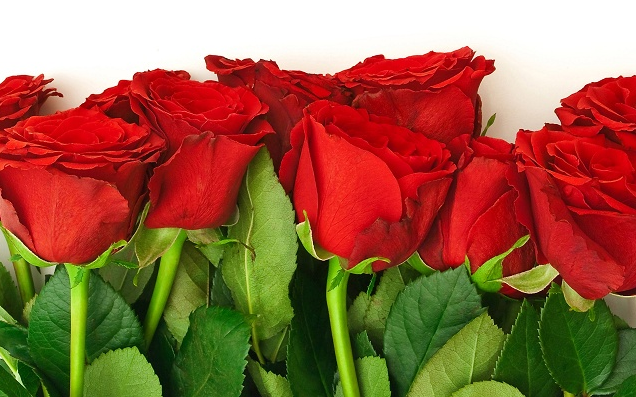
#> input picture TIM/Examens/2020_2021/Base_images/rose.png, 636 x 397 px, found by its file name
$ jupyter execute Examen_20_21_P1_Correction.ipynb   (older library calls are emulated)
#> lines starting #> are read from the running program, lines starting #| are printed output that depends on the picture; after the words box and inside, x2 and y2 are one past the last pixel; in counts of white or black regions, pixels touching at a corner belong together
# TIM - Examen Pratique 2020-2021
## Lundi 18 Janvier 2021

[cell 1]
# A compléter
# Importer ici les packages qui vous seront nécessaires pour cette partie de l'examen
import cv2
import numpy as np
from matplotlib import pyplot as plt

path_image = '../Base_images/'

# Partie Implémentation : Histogram Backprojection

Pour cet exercice, votre mission, si vous l'acceptez, sera d'implémenter l'algorithme "Histogram backprojection". Cet algorithme a été proposé par Michael J. Swain , Dana H. Ballard dans leur article "Indexing via color histograms" en 1990.

Cet algorithme est utilisé principalement pour de la segmentation d'image ou pour de la détection d'objets. A partir d'une image et d'une région d'intérêt (Region Of Interest ou ROI), l'histogram backprojection retourne une image de la même taille où chaque pixel correspond à la probabilité que ce pixel appartienne à la région d'intérêt. Cette image est créée grâce à l'analyse des histogrammes 2D de l'image d'entrée et de la ROI, converties en HSV.

La tâche qu'on va réaliser avec histogram backprojection est la segmentation d'images, à savoir la création d'une matrice de même taille que l'image d'entrée, où chaque pixel contient comme valeur la classe de l'objet (exemple en image ci-dessous). Cependant, avec notre algo, on va uniquement segmenter une zone d'intérêt, donc une seule classe d'objet.

## Partie 1 : Roses are red, Violets are blue...

---
1) Chargez l'image (rose.png) et la ROI (rose_roi.png) en RGB pour la démonstration et affichez-les.

[cell 2]
# A compléter
# Chargement et affichage en RGB de l'image à analyser et de la région d'intérêt
image = cv2.cvtColor(cv2.imread(path_image+'rose.png',1),cv2.COLOR_BGR2RGB)
roi = cv2.cvtColor(cv2.imread(path_image+'rose_roi.png',1),cv2.COLOR_BGR2RGB)
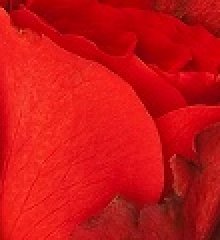
#> input picture TIM/Examens/2020_2021/Base_images/rose_roi.png, 110 x 120 px, found by its file name (shown 2 times larger)

plt.subplots(2,1,figsize=(10,10))
plt.subplot(121)
plt.imshow(image)
plt.title("Image à analyser")
plt.subplot(122)
plt.imshow(roi)
plt.title("ROI : ce qu'on veut trouver dans l'image")
plt.show()

Vous l'avez compris : l'objectif sera de détecter les têtes de roses rouges. La ROI est une zone extraite de l'image (au centre).

---
2) Convertissez l'image et la ROI en HSV et affichez les résultats channel par channel (en niveau de gris)

[cell 3]
# A compléter
# Conversion HSV et affichage de l'image et de la ROI
hsv_image = cv2.cvtColor(image,cv2.COLOR_RGB2HSV)
#> hsv_image: shape (397, 636, 3); mean H, S, V 54.5, 172.9, 166
hsv_roi = cv2.cvtColor(roi,cv2.COLOR_RGB2HSV)
#> hsv_roi: shape (120, 110, 3); mean H, S, V 83.5, 233.4, 203.4

plt.subplots(2,3,figsize=(10,10))
plt.subplot(231)
plt.imshow(hsv_image[:,:,0],'gray')
plt.title("Image HSV (Channel H)")
plt.subplot(232)
plt.imshow(hsv_image[:,:,1],'gray')
plt.title("Image HSV (Channel S)")
plt.subplot(233)
plt.imshow(hsv_image[:,:,2],'gray')
plt.title("Image HSV (Channel V)")
plt.subplot(234)
plt.imshow(hsv_roi[:,:,0],'gray')
plt.title("ROI HSV (Channel H)")
plt.subplot(235)
plt.imshow(hsv_roi[:,:,1],'gray')
plt.title("ROI HSV (Channel S)")
plt.subplot(236)
plt.imshow(hsv_roi[:,:,2],'gray')
plt.title("ROI HSV (Channel V)")
plt.show()

---
3) Calculez maintenant les histogrammes 2D de l'image HSV et la ROI HSV, qui s'appeleront respectivement I et M. L' histogramme 2D d'une image est une matrice 2D avec en abscisse les valeurs possibles de l'image sur le channel H, et en ordonnée les valeurs possibles de l'image sur le channel S. Par exemple, un histogramme 2D aura aux coordonnées (x,y) le nombre de pixels de l'image correspondante ayant sur le channel H la valeur x ET sur le channel S la valeur y.

Vous pouvez soit coder la fonction à la main, soit utiliser une fonction qui permet de le calculer.

[cell 4]
# A compléter
# Calcul des histogrammes 2D de l'image HSV et de la ROI HSV

# Version manuelle
def histogram2D(hsv):
    # Les valeurs possibles de H sont les entiers positifs entre 0 et 179. Les valeurs possibles de S sont les entiers positifs entre 0 et 255.
    # La taille de notre histogramme sera donc (180,255)
    histogram = np.zeros((180,256),dtype=np.uint16)

    # Taille de l'image (pour pouvoir construire nos boucles)
    height,width,__ = hsv.shape
#> height = 397; width = 636

    # Calcul de notre histogramme
    for i in range(height):
        for j in range(width):
            histogram[hsv[i,j,0],hsv[i,j,1]]+=1
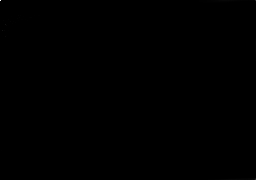
#> histogram: shape (180, 256) uint16; min 0, max 29314, mean 5.5; drawn with min black and max white

    return histogram

I = histogram2D(hsv_image)
M = histogram2D(hsv_roi)

[cell 5]
# Autre version avec cv2.calcHist
I = cv2.calcHist([hsv_image],[0, 1], None, [180, 256], [0, 180, 0, 256])
M = cv2.calcHist([hsv_roi],[0, 1], None, [180, 256], [0, 180, 0, 256])

*_Checkpoint 1_* : Vous pouvez vérifier que votre histogramme est correct grâce aux vérifications suivantes :
- I[0,0] = 29314
- I[0,255] = 3956
- I.sum() = 252492
- M[0,0] = 0
- M[0,255] = 427
- M.sum() = 13200

[cell 6]
# A compléter
# Vérifications de la bonne construction de vos histogrammes 2D
assert I[0,0]==29314,"I est mal construite"
assert I[0,255]==3956,"I est mal construite"
assert I.sum()==252492,"I est mal construite"
assert M[0,0]==0,"I est mal construite"
assert M[0,255]==427,"M est mal construite"
assert M.sum()==13200,"M est mal construite"

Si ce checkpoint n'est pas validé, vous avez en secours les matrices I.npy et M.npy à charger dans le dossier 'Base_images/voie_de_secours/'

[cell 7]
import os
os.makedirs('../Base_images/voie_de_secours/',exist_ok=True)
np.save('../Base_images/voie_de_secours/M.npy',M)
np.save('../Base_images/voie_de_secours/I.npy',I)

---
4) Calculez la matrice de probabilités R = M/I. Il se peut que vous ayez des valeurs incongrues, mais c'est normal, car I peut valoir 0 parfois. Cela n'influencera pas les résultats futurs, mais remplacez ces valeurs par 0.

[cell 8]
# A compléter
# Calcul de R

# Version sans contrôle de la division par 0
#R = M/I

# Version avec contrôle de la division par 0
R = np.zeros((M.shape),dtype = np.float)
R[I>0] = M[I>0]/I[I>0]

---
5) R ici va être utilisée ensuite comme une 'palette'. On va pouvoir construire la matrice B, une image 1 channel de la même taille que notre image à analyser, dont chaque pixel aura comme valeur la probabilité que ce pixel soit de la même classe que la région d'intérêt.

Construisez et affichez maintenant la matrice B, définie grâce à la formule suivante :

\begin{equation*}
B(x,y) = min(R[h(x,y),s(x,y)],1)
\end{equation*}

avec h et s qui sont respectivement les channels Hue et Saturation de l'image à analyser, convertie en HSV.

[cell 9]
# A compléter
# Création et affichage de l'image B

# Version simple avec boucles
height,width,_ = hsv_image.shape
#> height = 397; width = 636
B = np.zeros((height,width),dtype=np.float)
for i in range(height):
    for j in range(width):
        B[i,j]=np.min(R[hsv_image[i,j,0],hsv_image[i,j,1]])
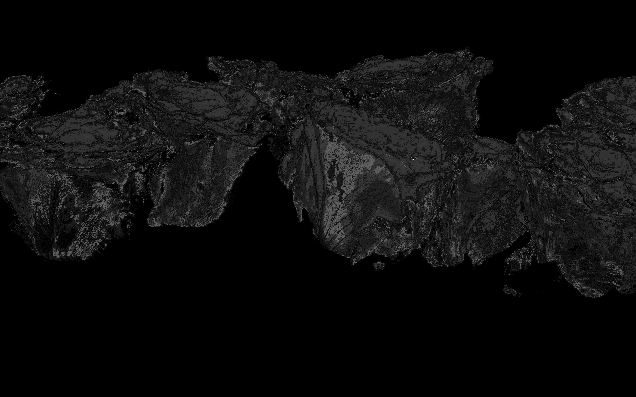
#> B: shape (397, 636) float64; min 0, max 1, mean 0.0523


# Version optimisée
h,s,v = cv2.split(hsv_image)
B = R[h.ravel(),s.ravel()]
B = np.minimum(B,1)
B = B.reshape(hsv_image.shape[:2])

plt.subplots(1,1,figsize=(10,10))
plt.imshow(B)
plt.title("La matrice de probabilité B")
plt.show()

*_Checkpoint 2_* : A ce stade, il se peut que vous n'obtenez pas un résultat satisfaisant (à base d'erreurs d'exécution, ou autre, etc.). Lors de l'affichage de la matrice de probabilité, si les pixels rouges de l'image originale ne ressortent pas distinctement (voir fichier "Checkpoint_2.jpg' dans le dossier "Base_images/voie_de_secours/" pour pouvoir comparer), c'est qu'il y a sûrement une erreur. Si vous n'obtenez pas exactement le même résultat que ce que j'ai, je vous conseille de ne pas perdre de temps dessus.

Si en revanche le résultat n'est pas satisfaisant, vous avez la possibilité d'utiliser la fonction OpenCV calcBackProject, où il vous faudra votre image HSV à analyser, et M, l'histogramme de votre ROI en format HSV.

/!\ : Il est fort probable que vous n'ayez pas le même résultat que la version d'OpenCV. Ceci est normal car nous effectuons pas exactement les mêmes opérations que l'algo d'OpenCV. Cependant, l'algorithme d'OpenCV retourne une matrice en uint8, donc il faudra normaliser le résultat pour avoir des valeurs comprises entre 0 et 1.

[cell 10]
# A compléter
# Calcul et affichage de la backprojection de votre image à analyser avec la fonction OpenCV
B_cv2 = cv2.calcBackProject([hsv_image],[0,1],M,[0,180,0,256],1)
# Normalisation du résultat (float entre 0 et 1)
B_cv2 = B_cv2/255.

plt.subplots(1,1,figsize=(10,10))
plt.imshow(B_cv2)
plt.title("La matrice de probabilité B via Opencv")
plt.show()

---
6) Il est l'heure d'appliquer un filtrage sur B. Pour cela, créer un filtre elliptique de taille 5X5 (utilisé habituellement pour la morphologie mathématique), appliquez ce filtre via convolution sur B, normalisez le résultat en uint8 et affichez le résultat.

[cell 11]
# A compléter
# Création du filtre elliptique, application de ce dernier sur B, normalisation et affichage du résultat

# Création du filtre elliptique
disc = cv2.getStructuringElement(cv2.MORPH_ELLIPSE,(5,5))
# Application du filtre sur B
B = cv2.filter2D(B,-1,disc)
# Normalisation de l'image en uint8
B = np.uint8(B*255/B.max())
# Affichage du résultat
plt.subplots(1,1,figsize=(10,10))
plt.imshow(B)
plt.title("La matrice de probabilité B après filtrage")
plt.show()

---
7) Pour finir, appliquez une binarisation sur cette image pour obtenir un masque indiquant les pixels appartenant à la classe de votre ROI. Le seuil sera défini à la main. Affichez le résultat de cette binarisation.

[cell 12]
# A compléter
# Binarisation de B puis affichage du masque de sélection créé

# Binarisation de B
ret,thresh = cv2.threshold(B,50,255,0)
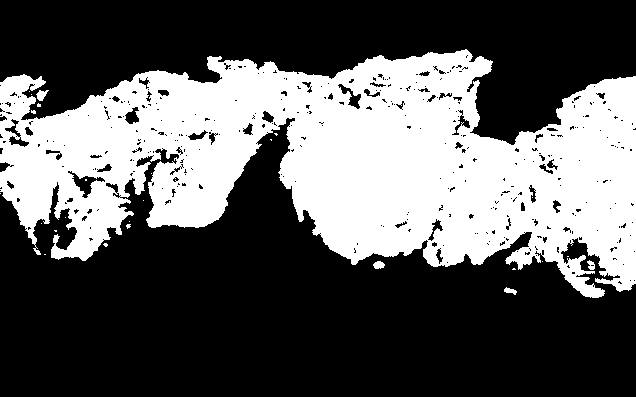
#> thresh: shape (397, 636); 36.8% white; 26 white regions (21 under 20 px), largest, box (x1, y1, x2, y2) and area: (0, 49, 636, 298) 92583, (36, 90, 49, 101) 82, (373, 261, 385, 269) 71, (504, 287, 517, 295) 57, (587, 260, 595, 270) 51

# Création d'une image montrant uniquement les pixels sélectionnés de l'image
output = cv2.cvtColor(thresh,cv2.COLOR_GRAY2RGB)
masque_selection = cv2.bitwise_and(image,output)

plt.subplots(3,1,figsize=(10,10))
plt.subplot(311)
plt.imshow(image)
plt.title("L'image à analyser")
plt.subplot(312)
plt.imshow(thresh,'gray')
plt.title("Le masque de sélection obtenu")
plt.subplot(313)
plt.imshow(masque_selection)
plt.title("Les pixels sélectionnés de notre image")
plt.show()

## Partie 2 : Cassiopée, apprentie influenceuse insta

Cassiopée a un seul objectif : percer sur Insta. Cependant, elle n'a pas encore assez de notorieté pour pouvoir avoir de nombreux partenariats et faire des placements de produits. Elle n'a donc pas assez d'argent pour pouvoir réaliser un shooting photo sur les plages de Dubaï et est donc coincée dans le Poitou-Charentes.

A partir de ce que vous avez implémenté précédemment, appliquez l'histogram backprojection sur la dernière photo de Cassiopée, allongée dans l'herbe (Cassiopee.jpg), et envoyez la à Dubaï avec un subtil montage photo grâce au fond disponible ("Dubai.jpg").

*_Indice :_* Cassiopée est difficile à segmenter... Il faudrait peut-être segmenter tout sauf Cassiopée...

[cell 13]
# Chargement de l'image
image = cv2.cvtColor(cv2.imread('../Base_images/Cassiopee.jpg',-1),cv2.COLOR_BGR2RGB)
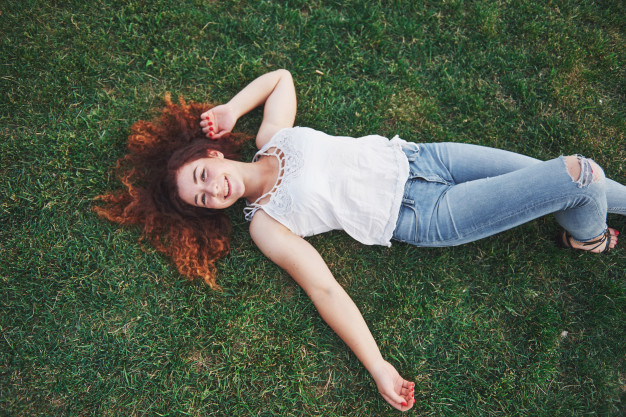
#> input picture TIM/Examens/2020_2021/Base_images/Cassiopee.jpg, 626 x 417 px, found by its file name
#> image: shape (417, 626, 3)
# Définition de la ROI (l'herbe, que nous allons segmenter pour ensuite récupérer uniquement Cassiopée)
roi = image[0:100,300:400]
#> roi: shape (100, 100, 3)
plt.subplots(2,1,figsize=(10,10))
plt.subplot(211)
plt.imshow(image)
plt.title("Cassiopée, allongée sur l'herbe")
plt.subplot(212)
plt.imshow(roi)
plt.title("L'herbe, qui est notre ROI")
plt.show()

[cell 14]
# Application de l'histogram back projection pour obtenir un masque avec l'herbe uniquement
hsv_image = cv2.cvtColor(image,cv2.COLOR_RGB2HSV)
#> hsv_image: shape (417, 626, 3); mean H, S, V 56.2, 84.6, 99.1
hsv_roi = cv2.cvtColor(roi,cv2.COLOR_RGB2HSV)
#> hsv_roi: shape (100, 100, 3); mean H, S, V 58.2, 97.9, 82.2
plt.subplots(2,3,figsize=(10,10))
plt.subplot(231)
plt.imshow(hsv_image[:,:,0],'gray')
plt.title("Image HSV (Channel H)")
plt.subplot(232)
plt.imshow(hsv_image[:,:,1],'gray')
plt.title("Image HSV (Channel S)")
plt.subplot(233)
plt.imshow(hsv_image[:,:,2],'gray')
plt.title("Image HSV (Channel V)")
plt.subplot(234)
plt.imshow(hsv_roi[:,:,0],'gray')
plt.title("ROI HSV (Channel H)")
plt.subplot(235)
plt.imshow(hsv_roi[:,:,1],'gray')
plt.title("ROI HSV (Channel S)")
plt.subplot(236)
plt.imshow(hsv_roi[:,:,2],'gray')
plt.title("ROI HSV (Channel V)")
plt.show()

I = cv2.calcHist([hsv_image],[0, 1], None, [180, 256], [0, 180, 0, 256])
M = cv2.calcHist([hsv_roi],[0, 1], None, [180, 256], [0, 180, 0, 256])
R = np.zeros((M.shape),dtype = np.float)
R[I>0] = M[I>0]/I[I>0]

h,s,v = cv2.split(hsv_image)
#> h: shape (417, 626)
#> s: shape (417, 626)
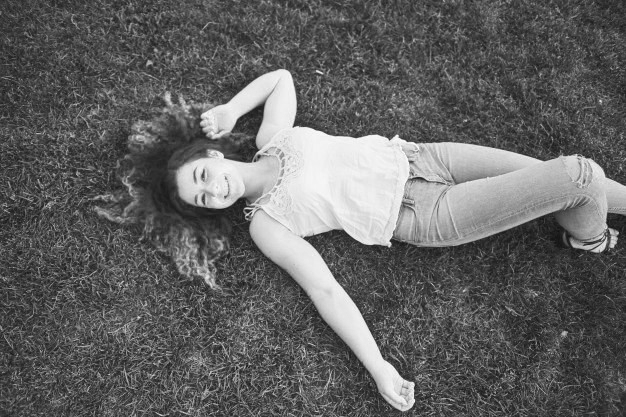
#> v: shape (417, 626); min 16, max 255, mean 99.1
B = R[h.ravel(),s.ravel()]
B = np.minimum(B,1)
B = B.reshape(hsv_image.shape[:2])
#> B: shape (417, 626) float64

plt.subplots(1,1,figsize=(10,10))
plt.imshow(B)
plt.title("La matrice de probabilité B")
plt.show()

disc = cv2.getStructuringElement(cv2.MORPH_ELLIPSE,(5,5))
B = cv2.filter2D(B,-1,disc)
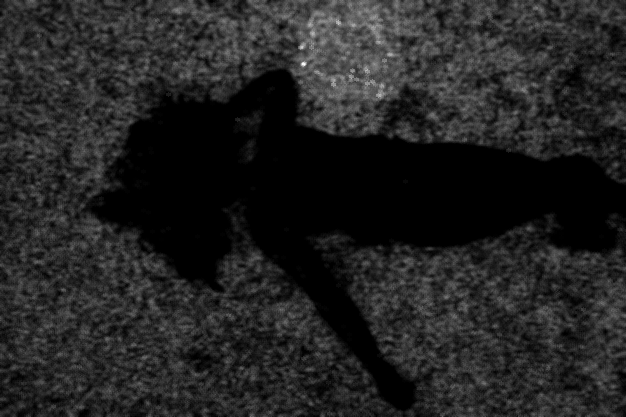
#> B: shape (417, 626) float64; min 0, max 4.67, mean 0.651; drawn with min black and max white
B = np.uint8(B*255/B.max())
plt.subplots(1,1,figsize=(10,10))
plt.imshow(B)
plt.title("La matrice de probabilité B après filtrage")
plt.show()

ret,thresh = cv2.threshold(B,9,255,cv2.THRESH_BINARY_INV)
#> thresh: shape (417, 626); 25.6% white; 537 white regions (512 under 20 px), largest, box (x1, y1, x2, y2) and area: (90, 69, 626, 411) 64226, (565, 66, 581, 87) 153, (189, 352, 211, 371) 139
plt.subplots(1,1,figsize=(10,10))
plt.imshow(thresh,'gray')
plt.title("Le masque de sélection de Cassiopée (l'inverse de l'herbe)")
plt.show()
output = cv2.cvtColor(thresh,cv2.COLOR_GRAY2RGB)
masque_selection = cv2.bitwise_and(image,output)
#> masque_selection: shape (417, 626, 3)
plt.subplots(1,1,figsize=(10,10))
plt.imshow(masque_selection)
plt.title("Les pixels sélectionnés à insérer à Dubai !")
plt.show()

[cell 15]
# On va tenter d'améliorer le masque avec un post-traitement
kernel = cv2.getStructuringElement(cv2.MORPH_ELLIPSE,(10,10))
thresh_open = cv2.morphologyEx(thresh,cv2.MORPH_OPEN,kernel)
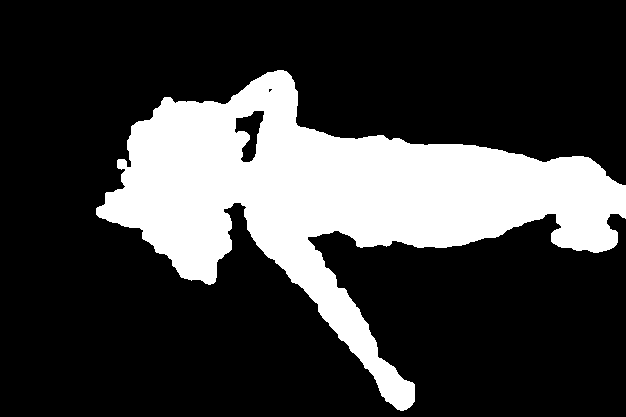
#> thresh_open: shape (417, 626); 23.9% white; 1 white region, box (x1, y1, x2, y2) and area: (96, 70, 626, 411) 62505
plt.imshow(thresh_open,'gray')

[cell 16]
# Chargement du fond Dubai
background = cv2.cvtColor(cv2.imread(path_image+'Dubai.jpg',1),cv2.COLOR_BGR2RGB)
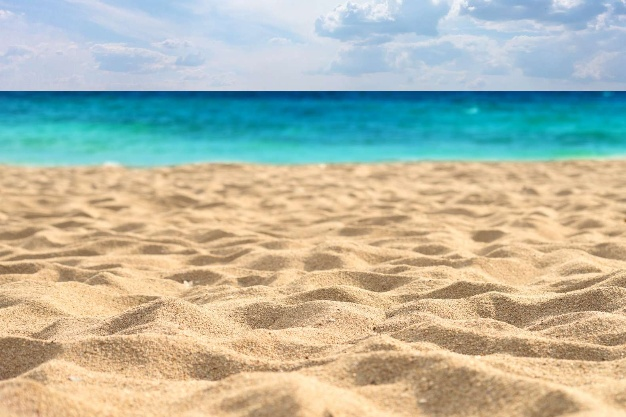
#> input picture TIM/Examens/2020_2021/Base_images/Dubai.jpg, 626 x 417 px, found by its file name
plt.subplots(1,1,figsize=(10,10))
plt.imshow(background)
plt.title("Sur la plage abandonnée, coquillages et crustacées...")
plt.show()

[cell 17]
# Subtile insertion de Cassiopée sur le fond Dubai
background[thresh_open>0] = masque_selection[thresh_open>0]
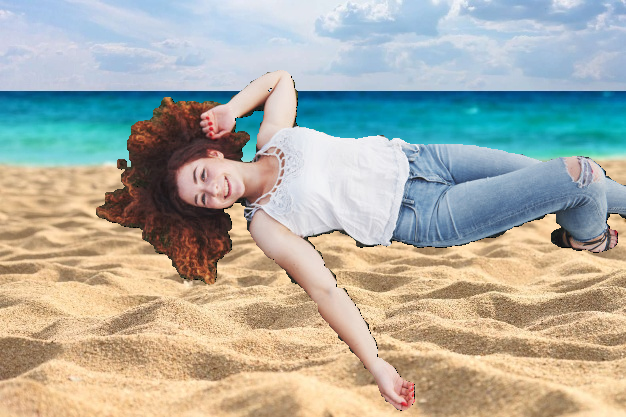
#> background: shape (417, 626, 3); mean R, G, B 173.3, 174.2, 163.8
plt.subplots(1,1,figsize=(10,10))
plt.imshow(background)
plt.title("Il ne reste plus qu'à percer maintenant")
plt.show()
